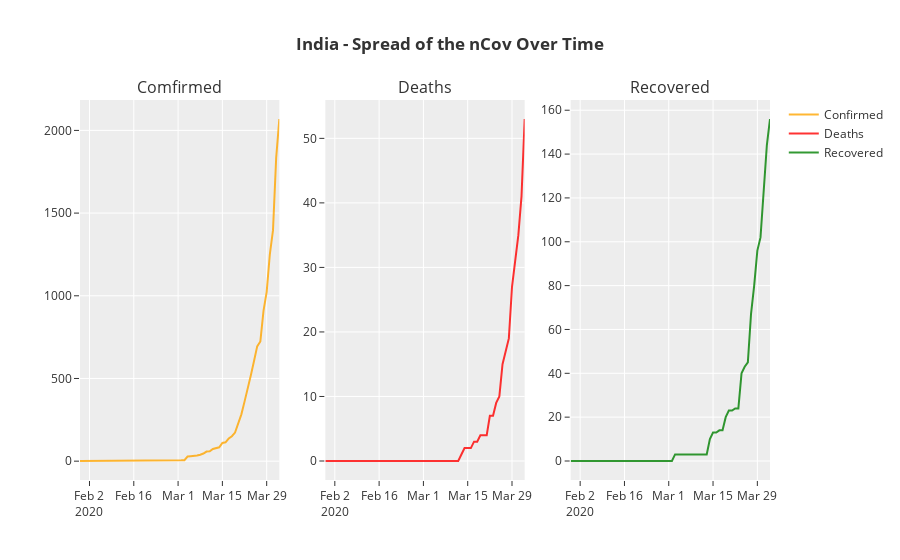

Notebook code cell kept with this figure:
### Markdown cell above
# India Spread Over Time...

### Code cell
# to plot the spread over time, we would need the data distribution spread over time starting from 22nd Jan 2020
# so we will extract the sub-set from the original data.

scatterPlotCasesOverTime(date_wise_data, "<b>India</b>")
